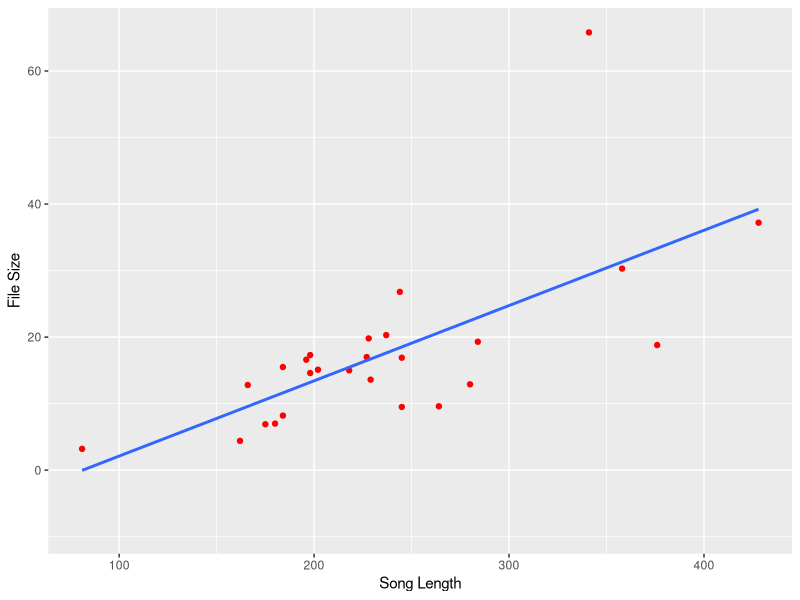
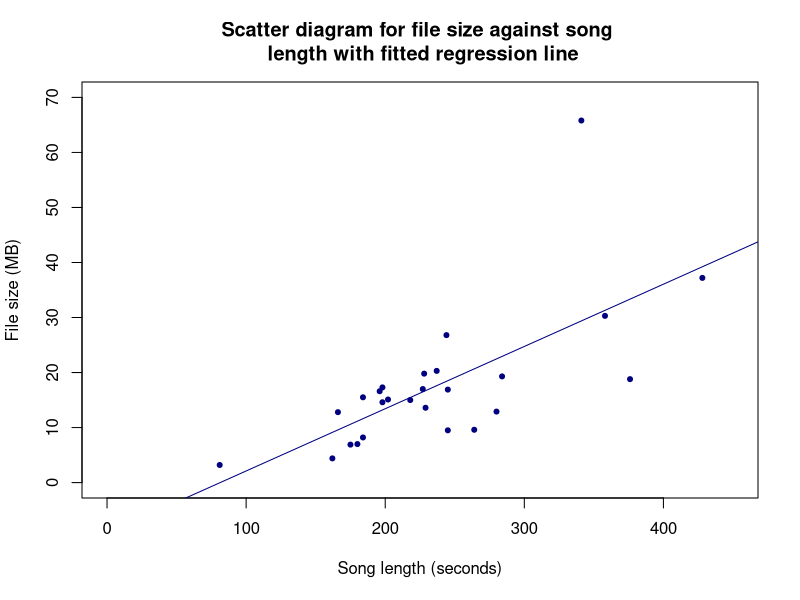
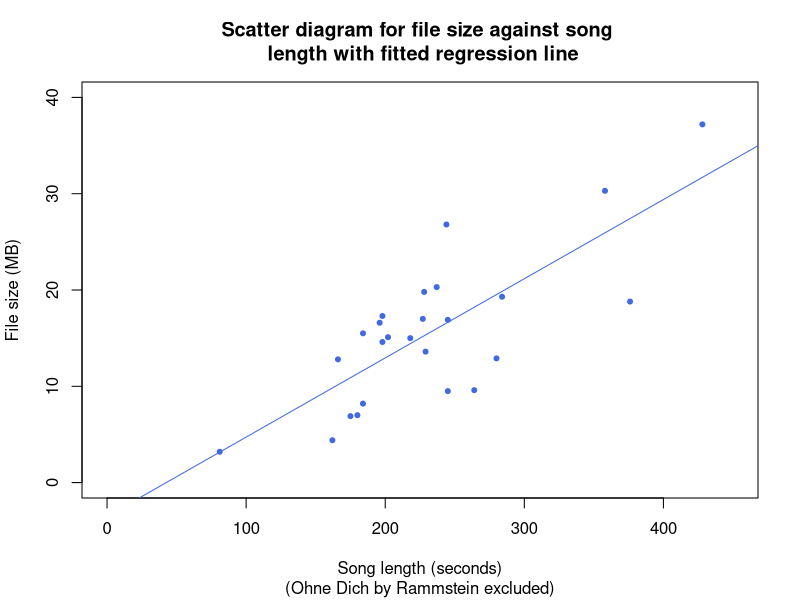

Source code (R) for these figures, in order:
library("tidyverse")

# a) read dataset into a variable
videos <- read_csv("videos.csv")

x<-videos$`Song Length`
y<-videos$`File Size`
#Question 1 a
cor(videos$`File Size`,videos$`Song Length`)

#Question 1 b
summary(lm(videos$`File Size` ~ videos$`Song Length`))

# with ggplot
videos %>% 
  ggplot(aes(x = `Song Length`, y = `File Size`)) +
  geom_point(colour = "red") +
  geom_smooth(method = "lm", fill = NA)

# with Base R
plot(videos$`Song Length`, videos$`File Size`,
     main = "Scatter diagram for file size against song \n length with fitted regression line",
     pch = 20,col = "navyblue",
     xlab = 'Song length (seconds)',
     ylab = 'File size (MB)',
     xlim = c(0, 450),
     ylim = c(0, 70)) + abline(lm(videos$`File Size` ~ videos$`Song Length`), col = "navyblue")

#Question 2

# Subset the data set by excluding the Ohne Dich.
x_od <- subset(videos$`Song Length`, videos$`Song Title` != "Ohne Dich")
y_od <- subset(videos$`File Size`, videos$`Song Title` != "Ohne Dich")

# Calculate the sample correlation coefficient.
cor(x_od, y_od)

# Fit an OLS regression line to the data.
lrm_od <- lm(y_od ~ x_od, data = videos)
summary(lrm_od) 

coef(lrm_od)

(beta1hat_od <- coef(lrm_od)[1])

(beta2hat_od <- coef(lrm_od)[2])

# Determine an estimate for sigma^2.
(sigmasq_od <- sigma(lrm_od) ^ 2)

# Calculate the variances of the parameter estimates
# and the covariance between the parameter estimates.
vcov(lrm_od)
(var_beta1hat_od <- vcov(lrm_od)[1,1])
(var_beta2hat_od <- vcov(lrm_od)[2,2])

(cov_beta1hat_beta2hat_od <- vcov(lrm_od)[1,2])

# Calculate R-squared. 
(R2_od <- summary(lrm_od)$r.squared) 

# Draw a scatter diagram with the fitted regression line added.
plot(x_od, y_od,
     main = "Scatter diagram for file size against song \n length with fitted regression line",
     sub = "(Ohne Dich by Rammstein excluded)",
     pch = 20,
     col = "royalblue",
     xlab = 'Song length (seconds)',
     ylab = 'File size (MB)',
     xlim = c(0, 450),
     ylim = c(0, 40)) + abline(lrm_od, col = "royalblue") 
#Question 4
(n <- nrow(videos)) # (a) #
(sum_x <- sum(x)) # (b) #
(sum_y <- sum(y)) # (c) #
(sum_x2 <- sum(x ^ 2)) # (d) #
(sum_xy <- sum(x * y)) # (e) #
(xbar <- sum_x / n) # (f) #
(ybar <- sum_y / n) # (g) #
(betahat2 <- (n * sum_xy - sum_x * sum_y) / (n * sum_x2 - sum_x ^ 2)) # (h) #
(betahat1 <- ybar - betahat2 * xbar) # (i) #
(sum_xd2 <- sum((x - xbar) ^ 2)) # (j) #
(tss <- sum((y - ybar) ^ 2)) # (k) #
(ess <- betahat2 ^ 2 * sum_xd2) # (l) #
(rss <- sum((y - betahat1 - betahat2 * x) ^ 2)) # (m) #
(r2 <- ess / tss) # (n) #
(mse <- rss / (n - 2)) # (o) #
(se_beta1 <- sqrt((mse * sum_x2) / (n * sum_xd2))) # (p) #
(se_beta2 <- sqrt(mse / sum_xd2)) # (q) #
(covbetas <- -xbar * se_beta2 ^ 2) # (r) # 



